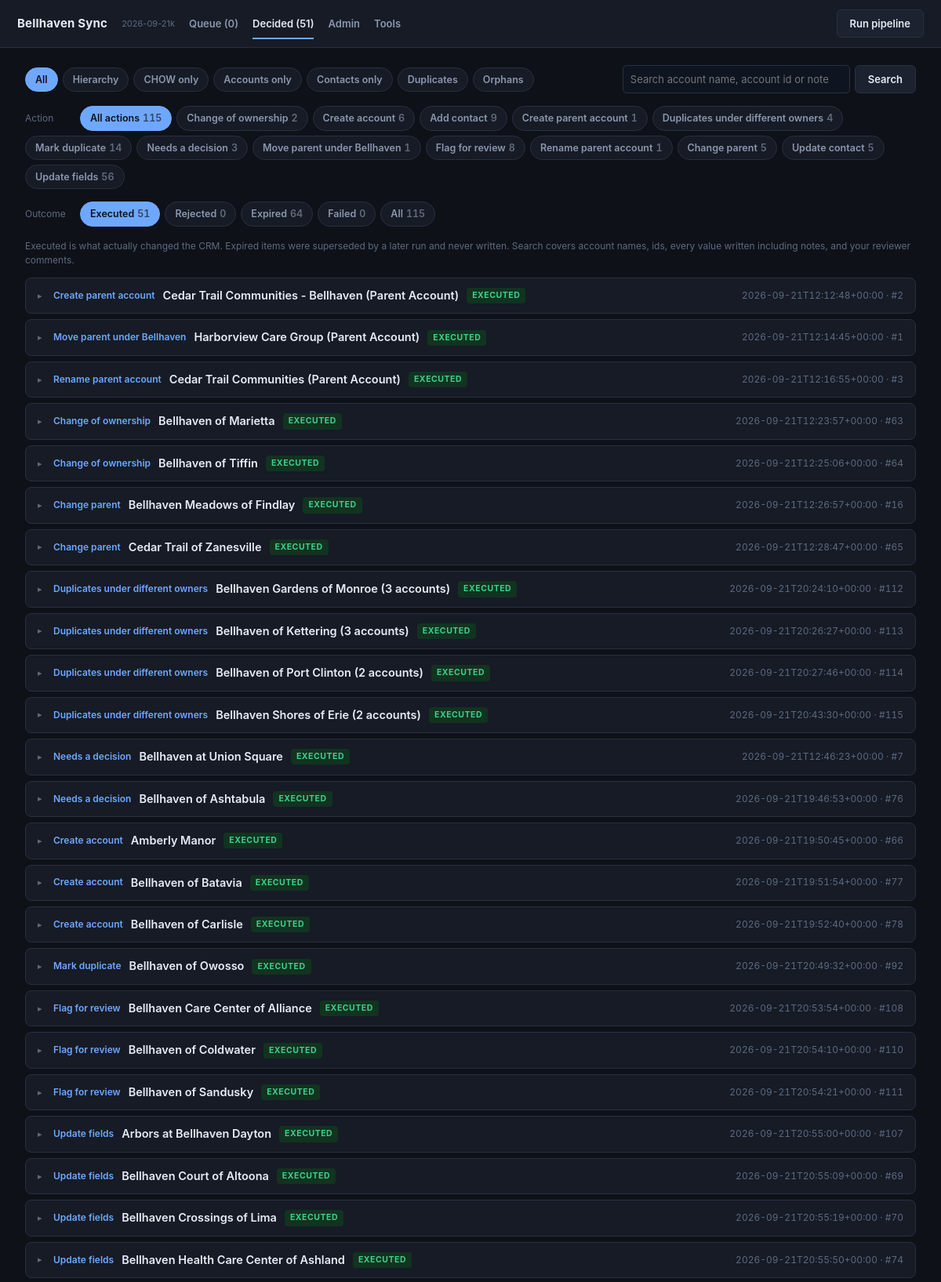
/decided (upper part), run on the app's committed database.
### tables this page shows
CREATE TABLE proposals (
    id             INTEGER PRIMARY KEY AUTOINCREMENT,
    fingerprint    TEXT NOT NULL UNIQUE,
    run_id         INTEGER,
    last_seen_run  INTEGER,
    type           TEXT NOT NULL,
    subject_id     TEXT NOT NULL,
    subject_label  TEXT,
    subject_kind   TEXT,
    account_id     TEXT,
    tier           TEXT,
    before_json    TEXT,
    target_json    TEXT,
    calls_json     TEXT,
    evidence_json  TEXT,
    editable_json  TEXT,
    status         TEXT NOT NULL DEFAULT 'pending',
    reviewer_note  TEXT,
    result_json    TEXT,
    created_at     TEXT,
    decided_at     TEXT
);

### app.py (the view)
@app.get("/decided", response_class=HTMLResponse)
def decided(request: Request, q: str = "", group: str = "all", kind: str = "",
            outcome: str = "executed", msg: str = ""):
    in_group = store.list_proposals("decided", group, q)
    kinds = {}
    for p in in_group:
        kinds[p["type"]] = kinds.get(p["type"], 0) + 1
    if kind not in kinds:
        kind = ""
    in_kind = [p for p in in_group if not kind or p["type"] == kind]
    outcomes = {o: sum(1 for p in in_kind if p["status"] == o)
                for o in store.DECIDED_OUTCOMES}
    shown = [p for p in in_kind if outcome == "all" or p["status"] == outcome]
    return _page(request, "decided.html", proposals=shown, group=group, q=q,
                 kind=kind, kinds=kinds, outcome=outcome, outcomes=outcomes,
                 total=len(in_kind), msg=msg)

### templates/decided.html (shortened to what this page needs)
{% extends "base.html" %}
{% set page = 'decided' %}
{% macro url(g=None, k=None, o=None) -%}
/decided?group={{ g if g is not none else group }}&kind={{ k if k is not none else kind }}&outcome={{ o if o is not none else outcome }}{% if q %}&q={{ q }}{% endif %}
{%- endmacro %}
{% block body %}
<div class="filters">
  {% for key, label in [('all','All'),('hierarchy','Hierarchy'),('chow','CHOW only'),
                        ('accounts','Accounts only'),('contacts','Contacts only'),
                        ('duplicates','Duplicates'),('orphans','Orphans')] %}
    <a class="chip {{ 'on' if group==key }}" href="{{ url(g=key, k='') }}">{{ label }}</a>
  {% endfor %}
  <form method="get" action="/decided" style="margin-left:auto;display:flex;gap:6px">
    <input type="text" name="q" value="{{ q }}"
           placeholder="Search account name, account id or note" style="width:290px">
    <button class="neutral">Search</button>
  </form>
</div>
{% if kinds %}
<div class="filters">
  <span class="dim" style="width:64px">Action</span>
  <a class="chip {{ 'on' if not kind }}" href="{{ url(k='') }}">All actions<span class="n">{{ kinds.values() | sum }}</span></a>
  {% for t, n in kinds | dictsort %}
    <a class="chip {{ 'on' if kind==t }}" href="{{ url(k=t) }}">{{ type_labels.get(t, t) }}<span class="n">{{ n }}</span></a>
  {% endfor %}
</div>
{% endif %}
<div class="filters">
  <span class="dim" style="width:64px">Outcome</span>
  {% for o, label in [('executed','Executed'),('rejected','Rejected'),('expired','Expired'),('failed','Failed')] %}
    <a class="chip {{ 'on' if outcome==o }}" href="{{ url(o=o) }}">{{ label }}<span class="n">{{ outcomes.get(o, 0) }}</span></a>
  {% endfor %}
  <a class="chip {{ 'on' if outcome=='all' }}" href="{{ url(o='all') }}">All<span class="n">{{ total }}</span></a>
</div>
<p class="dim">Executed is what actually changed the CRM. Expired items were
superseded by a later run and never written. Search covers account names, ids,
every value written including notes, and your reviewer comments.</p>
{% if not proposals %}
  <div class="empty">Nothing matches these filters.</div>
{% else %}
{% for p in proposals %}
<details class="item">
  <summary>
    <span class="caret">&#9656;</span>
    <span class="what">{{ type_labels.get(p.type, p.type) }}</span>
    <span class="who">{{ p.subject_label }}</span>
    <span class="tag t-{{ p.status }}">{{ p.status }}</span>
    <span class="sub">{{ p.decided_at }} &middot; #{{ p.id }}</span>
  </summary>
</details>
{% endfor %}
{% endif %}
{% endblock %}

### templates/base.html (shortened to what this page needs)
<!doctype html>
<html lang="en">
<head>
</head>
<body>
<header>
  <b>Bellhaven Sync</b><span class="build">{{ build }}</span>
  <nav>
    <a href="/pending" class="{{ 'on' if page=='pending' }}">Queue&nbsp;({{ counts.get('pending',0) }})</a>
    <a href="/decided" class="{{ 'on' if page=='decided' }}">Decided&nbsp;({{ counts.get('executed',0)+counts.get('rejected',0) }})</a>
    <a href="/admin" class="{{ 'on' if page=='admin' }}">Admin</a>
    <a href="/tools" class="{{ 'on' if page=='tools' }}">Tools</a>
  </nav>
  <form method="post" action="/run" style="margin-left:auto">
    <button class="neutral">Run pipeline</button>
  </form>
</header>
<main>
  {% block body %}{% endblock %}
</main>
</body>
</html>

### templates/base.html (style rules this page uses)
:root { --bg:#0e1118; --panel:#161b26; --panel-2:#1c2230; --line:#28303f; --ink:#e6ebf4; --muted:#8b97ad; --dim:#5d6a80; --accent:#6ea8fe; --ok:#3ecf8e; --warn:#e8b339; --bad:#f2607a; --violet:#a78bfa; }
* { box-sizing:border-box; }
body { margin:0;background:var(--bg);color:var(--ink); font:14.5px/1.55 -apple-system,BlinkMacSystemFont,"Segoe UI",Roboto,Helvetica,Arial,sans-serif; }
a { color:var(--accent); }
header { background:var(--panel);border-bottom:1px solid var(--line);padding:12px 22px; display:flex;gap:18px;align-items:center;flex-wrap:wrap;position:sticky;top:0;z-index:20; }
header b { font-size:15px;letter-spacing:.2px; }
header .build { color:var(--dim);font-size:11px; }
nav a { color:var(--muted);text-decoration:none;margin-right:14px;font-weight:600;font-size:13px; }
nav a.on { color:var(--ink);border-bottom:2px solid var(--accent);padding-bottom:10px; }
main { max-width:1180px;margin:22px auto;padding:0 22px 80px; }
.filters { display:flex;gap:6px;flex-wrap:wrap;align-items:center;margin-bottom:16px; }
.chip { display:inline-block;padding:5px 12px;border-radius:99px;font-size:12.5px; font-weight:600;text-decoration:none;color:var(--muted); background:var(--panel);border:1px solid var(--line); }
.chip.on { color:#0e1118;background:var(--accent);border-color:var(--accent); }
.chip .n { opacity:.65;margin-left:4px;font-variant-numeric:tabular-nums; }
.item { background:var(--panel);border:1px solid var(--line);border-radius:8px;margin-bottom:7px; }
.item>summary { cursor:pointer;list-style:none;padding:11px 15px;display:flex; gap:10px;align-items:center;flex-wrap:wrap; }
.caret { color:var(--dim);font-size:11px;width:10px; }
.what { font-weight:600;font-size:12px;color:var(--accent);white-space:nowrap; }
.who { font-weight:600; }
.sub { color:var(--dim);font-size:12px;margin-left:auto;font-variant-numeric:tabular-nums; }
.tag { display:inline-block;font-size:10.5px;font-weight:700;letter-spacing:.05em; text-transform:uppercase;padding:2px 7px;border-radius:4px; }
.t-executed { background:#12331f;color:var(--ok); }
input[type=text],textarea,select { width:100%;padding:6px 9px;border:1px solid var(--line); border-radius:5px;font:inherit;font-size:13px;background:#0f1520;color:var(--ink); }
button { font:inherit;font-weight:600;font-size:13px;padding:7px 16px;border-radius:6px; border:1px solid transparent;cursor:pointer; }
.neutral { background:var(--panel-2);color:var(--ink);border-color:var(--line); }
.dim { color:var(--dim);font-size:12px; }

### data on the page
proposals: get "Change of ownership", n "2", subject_label "Bellhaven of Marietta", status "EXECUTED", decided_at "2026-09-21T12:23:57+00:00", id "63"
proposals: get "Create account", n "6"
proposals: get "Add contact", n "9"
proposals: get "Create parent account", n "1", subject_label "Cedar Trail Communities - Bellhaven (Parent Account)", status "EXECUTED", decided_at "2026-09-21T12:12:48+00:00", id "2"
proposals: get "Duplicates under different owners", n "4", subject_label "Bellhaven Gardens of Monroe (3 accounts)", status "EXECUTED", decided_at "2026-09-21T20:24:10+00:00", id "112"
proposals: get "Mark duplicate", n "14"
proposals: get "Needs a decision", n "3", subject_label "Bellhaven at Union Square", status "EXECUTED", decided_at "2026-09-21T12:46:23+00:00", id "7"
proposals: get "Move parent under Bellhaven", n "1", subject_label "Harborview Care Group (Parent Account)", status "EXECUTED", decided_at "2026-09-21T12:14:45+00:00", id "1"
proposals: get "Flag for review", n "8"
proposals: get "Rename parent account", n "1", subject_label "Cedar Trail Communities (Parent Account)", status "EXECUTED", decided_at "2026-09-21T12:16:55+00:00", id "3"
proposals: get "Change parent", n "5", subject_label "Bellhaven Meadows of Findlay", status "EXECUTED", decided_at "2026-09-21T12:26:57+00:00", id "16"
proposals: get "Update contact", n "5"
proposals: get "Update fields", n "56"
proposals: get "Change of ownership", subject_label "Bellhaven of Tiffin", status "EXECUTED", decided_at "2026-09-21T12:25:06+00:00", id "64"
proposals: get "Change parent", subject_label "Cedar Trail of Zanesville", status "EXECUTED", decided_at "2026-09-21T12:28:47+00:00", id "65"
proposals: get "Duplicates under different owners", subject_label "Bellhaven of Kettering (3 accounts)", status "EXECUTED", decided_at "2026-09-21T20:26:27+00:00", id "113"
proposals: get "Duplicates under different owners", subject_label "Bellhaven of Port Clinton (2 accounts)", status "EXECUTED", decided_at "2026-09-21T20:27:46+00:00", id "114"
proposals: get "Duplicates under different owners", subject_label "Bellhaven Shores of Erie (2 accounts)", status "EXECUTED", decided_at "2026-09-21T20:43:30+00:00", id "115"
proposals: get "Needs a decision", subject_label "Bellhaven of Ashtabula", status "EXECUTED", decided_at "2026-09-21T19:46:53+00:00", id "76"
proposals: get "Create account", subject_label "Amberly Manor", status "EXECUTED", decided_at "2026-09-21T19:50:45+00:00", id "66"
proposals: get "Create account", subject_label "Bellhaven of Batavia", status "EXECUTED", decided_at "2026-09-21T19:51:54+00:00", id "77"
proposals: get "Create account", subject_label "Bellhaven of Carlisle", status "EXECUTED", decided_at "2026-09-21T19:52:40+00:00", id "78"
proposals: get "Mark duplicate", subject_label "Bellhaven of Owosso", status "EXECUTED", decided_at "2026-09-21T20:49:32+00:00", id "92"
proposals: get "Flag for review", subject_label "Bellhaven Care Center of Alliance", status "EXECUTED", decided_at "2026-09-21T20:53:54+00:00", id "108"
proposals: get "Flag for review", subject_label "Bellhaven of Coldwater", status "EXECUTED", decided_at "2026-09-21T20:54:10+00:00", id "110"
proposals: get "Flag for review", subject_label "Bellhaven of Sandusky", status "EXECUTED", decided_at "2026-09-21T20:54:21+00:00", id "111"
proposals: get "Update fields", subject_label "Arbors at Bellhaven Dayton", status "EXECUTED", decided_at "2026-09-21T20:55:00+00:00", id "107"
proposals: get "Update fields", subject_label "Bellhaven Court of Altoona", status "EXECUTED", decided_at "2026-09-21T20:55:09+00:00", id "69"
proposals: get "Update fields", subject_label "Bellhaven Crossings of Lima", status "EXECUTED", decided_at "2026-09-21T20:55:19+00:00", id "70"
proposals: get "Update fields", subject_label "Bellhaven Health Care Center of Ashland", status "EXECUTED", decided_at "2026-09-21T20:55:50+00:00", id "74"

### other printed values
{{ build }} "2026-09-21k"
{{ counts.get('pending',0) }} "0"
{{ counts.get('executed',0)+counts.get('rejected',0) }} "51"
{{ label }} "All" "Hierarchy" "CHOW only" "Accounts only" "Contacts only" "Duplicates" "Orphans"
{{ kinds.values() | sum }} "115"
{{ label }} "Executed" "Rejected" "Expired" "Failed"
{{ outcomes.get(o, 0) }} "51" "0" "64" "0"
{{ total }} "115"
